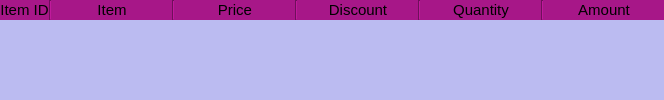
               <widget class="QWidget" name="Home">
                <property name="minimumSize">
                 <size>
                  <width>0</width>
                  <height>0</height>
                 </size>
                </property>
                <property name="maximumSize">
                 <size>
                  <width>16777215</width>
                  <height>16777215</height>
                 </size>
                </property>
                <layout class="QVBoxLayout" name="verticalLayout_7">
                 <property name="spacing">
                  <number>0</number>
                 </property>
                 <property name="leftMargin">
                  <number>0</number>
                 </property>
                 <property name="topMargin">
                  <number>0</number>
                 </property>
                 <property name="rightMargin">
                  <number>0</number>
                 </property>
                 <property name="bottomMargin">
                  <number>0</number>
                 </property>
                 <item>
                  <widget class="QFrame" name="frame">
                   <property name="frameShape">
                    <enum>QFrame::NoFrame</enum>
                   </property>
                   <property name="frameShadow">
                    <enum>QFrame::Raised</enum>
                   </property>
                   <layout class="QVBoxLayout" name="verticalLayout_8">
                    <property name="spacing">
                     <number>0</number>
                    </property>
                    <property name="leftMargin">
                     <number>0</number>
                    </property>
                    <property name="topMargin">
                     <number>0</number>
                    </property>
                    <property name="rightMargin">
                     <number>0</number>
                    </property>
                    <property name="bottomMargin">
                     <number>0</number>
                    </property>
                    <item>
                     <widget class="QFrame" name="frame_2">
                      <property name="maximumSize">
                       <size>
                        <width>16777215</width>
                        <height>20</height>
                       </size>
                      </property>
                      <property name="font">
                       <font>
                        <pointsize>10</pointsize>
                       </font>
                      </property>
                      <property name="styleSheet">
                       <string notr="true">QFrame{
	background-color: rgb(167, 23, 136);
}

Line{
	background-color: rgba(190, 144, 255, 150);
}</string>
                      </property>
                      <property name="frameShape">
                       <enum>QFrame::NoFrame</enum>
                      </property>
                      <property name="frameShadow">
                       <enum>QFrame::Raised</enum>
                      </property>
                      <layout class="QHBoxLayout" name="horizontalLayout_4">
                       <property name="spacing">
                        <number>0</number>
                       </property>
                       <property name="leftMargin">
                        <number>0</number>
                       </property>
                       <property name="topMargin">
                        <number>0</number>
                       </property>
                       <property name="rightMargin">
                        <number>0</number>
                       </property>
                       <property name="bottomMargin">
                        <number>0</number>
                       </property>
                       <item>
                        <widget class="QLabel" name="label">
                         <property name="sizePolicy">
                          <sizepolicy hsizetype="Minimum" vsizetype="Preferred">
                           <horstretch>0</horstretch>
                           <verstretch>0</verstretch>
                          </sizepolicy>
                         </property>
                         <property name="minimumSize">
                          <size>
                           <width>20</width>
                           <height>0</height>
                          </size>
                         </property>
                         <property name="maximumSize">
                          <size>
                           <width>106</width>
                           <height>106</height>
                          </size>
                         </property>
                         <property name="font">
                          <font>
                           <pointsize>11</pointsize>
                          </font>
                         </property>
                         <property name="text">
                          <string>Item ID</string>
                         </property>
                         <property name="alignment">
                          <set>Qt::AlignCenter</set>
                         </property>
                         <property name="indent">
                          <number>-1</number>
                         </property>
                        </widget>
                       </item>
                       <item>
                        <widget class="Line" name="line_5">
                         <property name="orientation">
                          <enum>Qt::Vertical</enum>
                         </property>
                        </widget>
                       </item>
                       <item>
                        <widget class="QLabel" name="label_6">
                         <property name="minimumSize">
                          <size>
                           <width>120</width>
                           <height>0</height>
                          </size>
                         </property>
                         <property name="maximumSize">
                          <size>
                           <width>16777215</width>
                           <height>16777215</height>
                          </size>
                         </property>
                         <property name="font">
                          <font>
                           <pointsize>11</pointsize>
                          </font>
                         </property>
                         <property name="text">
                          <string>Item</string>
                         </property>
                         <property name="alignment">
                          <set>Qt::AlignCenter</set>
                         </property>
                        </widget>
                       </item>
                       <item>
                        <widget class="Line" name="line_4">
                         <property name="orientation">
                          <enum>Qt::Vertical</enum>
                         </property>
                        </widget>
                       </item>
                       <item>
                        <widget class="QLabel" name="label_4">
                         <property name="minimumSize">
                          <size>
                           <width>120</width>
                           <height>0</height>
                          </size>
                         </property>
                         <property name="font">
                          <font>
                           <pointsize>11</pointsize>
                          </font>
                         </property>
                         <property name="text">
                          <string>Price</string>
                         </property>
                         <property name="alignment">
                          <set>Qt::AlignCenter</set>
                         </property>
                        </widget>
                       </item>
                       <item>
                        <widget class="Line" name="line_2">
                         <property name="orientation">
                          <enum>Qt::Vertical</enum>
                         </property>
                        </widget>
                       </item>
                       <item>
                        <widget class="QLabel" name="label_3">
                         <property name="minimumSize">
                          <size>
                           <width>120</width>
                           <height>0</height>
                          </size>
                         </property>
                         <property name="font">
                          <font>
                           <pointsize>11</pointsize>
                          </font>
                         </property>
                         <property name="text">
                          <string>Discount</string>
                         </property>
                         <property name="alignment">
                          <set>Qt::AlignCenter</set>
                         </property>
                        </widget>
                       </item>
                       <item>
                        <widget class="Line" name="line_3">
                         <property name="orientation">
                          <enum>Qt::Vertical</enum>
                         </property>
                        </widget>
                       </item>
                       <item>
                        <widget class="QLabel" name="label_5">
                         <property name="minimumSize">
                          <size>
                           <width>120</width>
                           <height>0</height>
                          </size>
                         </property>
                         <property name="font">
                          <font>
                           <pointsize>11</pointsize>
                          </font>
                         </property>
                         <property name="text">
                          <string>Quantity</string>
                         </property>
                         <property name="alignment">
                          <set>Qt::AlignCenter</set>
                         </property>
                        </widget>
                       </item>
                       <item>
                        <widget class="Line" name="line">
                         <property name="orientation">
                          <enum>Qt::Vertical</enum>
                         </property>
                        </widget>
                       </item>
                       <item>
                        <widget class="QLabel" name="label_2">
                         <property name="minimumSize">
                          <size>
                           <width>120</width>
                           <height>0</height>
                          </size>
                         </property>
                         <property name="font">
                          <font>
                           <pointsize>11</pointsize>
                          </font>
                         </property>
                         <property name="text">
                          <string>Amount</string>
                         </property>
                         <property name="alignment">
                          <set>Qt::AlignCenter</set>
                         </property>
                        </widget>
                       </item>
                       <item>
                        <widget class="QFrame" name="frame_6">
                         <property name="maximumSize">
                          <size>
                           <width>37</width>
                           <height>16777215</height>
                          </size>
                         </property>
                         <property name="frameShape">
                          <enum>QFrame::StyledPanel</enum>
                         </property>
                         <property name="frameShadow">
                          <enum>QFrame::Raised</enum>
                         </property>
                        </widget>
                       </item>
                      </layout>
                     </widget>
                    </item>
                    <item>
                     <widget class="QScrollArea" name="scrollArea">
                      <property name="sizePolicy">
                       <sizepolicy hsizetype="Minimum" vsizetype="Minimum">
                        <horstretch>0</horstretch>
                        <verstretch>0</verstretch>
                       </sizepolicy>
                      </property>
                      <property name="minimumSize">
                       <size>
                        <width>0</width>
                        <height>0</height>
                       </size>
                      </property>
                      <property name="maximumSize">
                       <size>
                        <width>16777215</width>
                        <height>16777215</height>
                       </size>
                      </property>
                      <property name="sizeIncrement">
                       <size>
                        <width>0</width>
                        <height>0</height>
                       </size>
                      </property>
                      <property name="baseSize">
                       <size>
                        <width>0</width>
                        <height>0</height>
                       </size>
                      </property>
                      <property name="styleSheet">
                       <string notr="true">background-color: rgb(187, 187, 241);</string>
                      </property>
                      <property name="frameShape">
                       <enum>QFrame::NoFrame</enum>
                      </property>
                      <property name="widgetResizable">
                       <bool>true</bool>
                      </property>
                      <widget class="QWidget" name="scrollAreaWidgetContents">
                       <property name="geometry">
                        <rect>
                         <x>0</x>
                         <y>0</y>
                         <width>941</width>
                         <height>384</height>
                        </rect>
                       </property>
                       <property name="minimumSize">
                        <size>
                         <width>0</width>
                         <height>0</height>
                        </size>
                       </property>
                       <layout class="QGridLayout" name="gridLayout"/>
                      </widget>
                     </widget>
                    </item>
                   </layout>
                  </widget>
                 </item>
                </layout>
               </widget>
